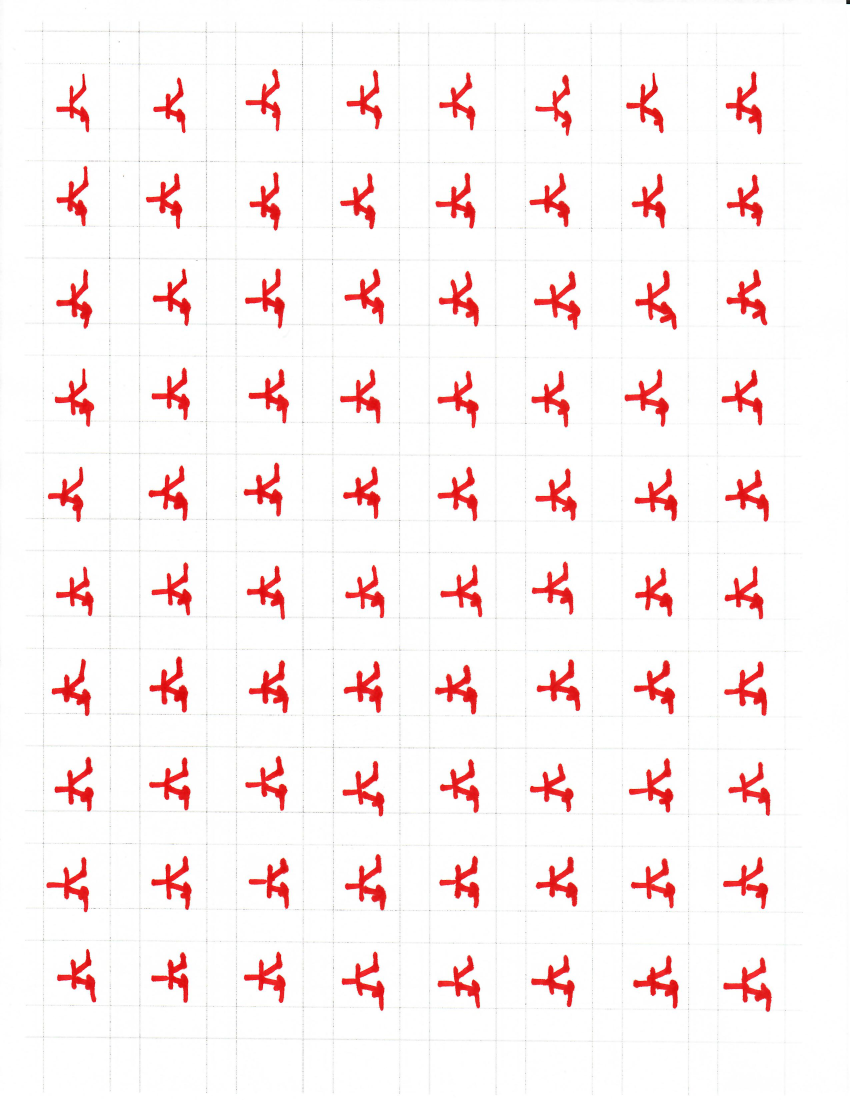
#> input picture assets/scan0013.jpg, 2550 x 3300 px (shown at 1/3 size); its folder holds 7 pictures in this run
$ jupyter execute --allow-errors segmentIndividualElements.ipynb   (shell and % lines are left out)   (older library calls are emulated)
#> lines starting #> are read from the running program, lines starting #| are printed output that depends on the picture; after the words box and inside, x2 and y2 are one past the last pixel; in counts of white or black regions, pixels touching at a corner belong together
[cell 1]
def remove_duplicates(__p):
    # remove duplicates from __p
    # https://stackoverflow.com/questions/21065347/remove-duplicates-in-two-dimensional-array-while-maintaining-sequence

    print("Number of contours:(removing duplicates)  ", len(__p))

    seen = set()
    newlist = []
    for item in __p:
        t = tuple(item[:4])
        if t not in seen:
            newlist.append(item)
            seen.add(t)

    for item in __p:
        t = tuple(item[:4])
        if t not in seen:
            print(t)

    print("Number of contours:(removed duplicates) ", len(seen))

    return newlist

[cell 2]
def remove_giant_boxes(seen):
    # destroy giant boxes
    width_list = []

    for p in seen:
        width_list.append(p[2])

    median_width = median(width_list)
    print("Median width: ", median_width)

    height_list = []

    for p in seen:
        height_list.append(p[3])

    median_height = median(height_list)
    print("Median height: ", median_height)

    giants_removed=[]

    for p in seen:
        if abs(p[2] - median_width) < median_width*1.5 and abs(p[3] - median_height) < median_height*1.5:
            giants_removed.append(p)

    return giants_removed

[cell 3]
def segment(name):
#> called with name = 'scan0013.jpg'
    import cv2
    import numpy as np
    from math import sqrt
    from statistics import median
    import os

    # Width of image you want to work with
    W = 850.
    # get original image
    oriimg =cv2.imread('assets/'+name,1)
#> oriimg is the input picture: shape (3300, 2550, 3); mean B, G, R 241.5, 241.5, 252.1
    height, width, depth = oriimg.shape
#> height = 3300; width = 2550; depth = 3
    # rescale to W width
    imgScale = W/width
#> imgScale = 0.333
    newX,newY = oriimg.shape[1]*imgScale, oriimg.shape[0]*imgScale
#> newX = 850; newY = 1100
    frame = cv2.resize(oriimg,(int(newX),int(newY)))

    # Convert BGR to HSV
    hsv = cv2.cvtColor(frame, cv2.COLOR_BGR2HSV)
#> hsv: shape (1100, 850, 3); mean H, S, V 11.4, 12.7, 252.4
    # define range of red color in HSV
    lower_blue = np.array([0,80,190])
    upper_blue = np.array([180,255,255])
    # Threshold the HSV image to get only red colors
    mask = cv2.inRange(hsv, lower_blue, upper_blue)
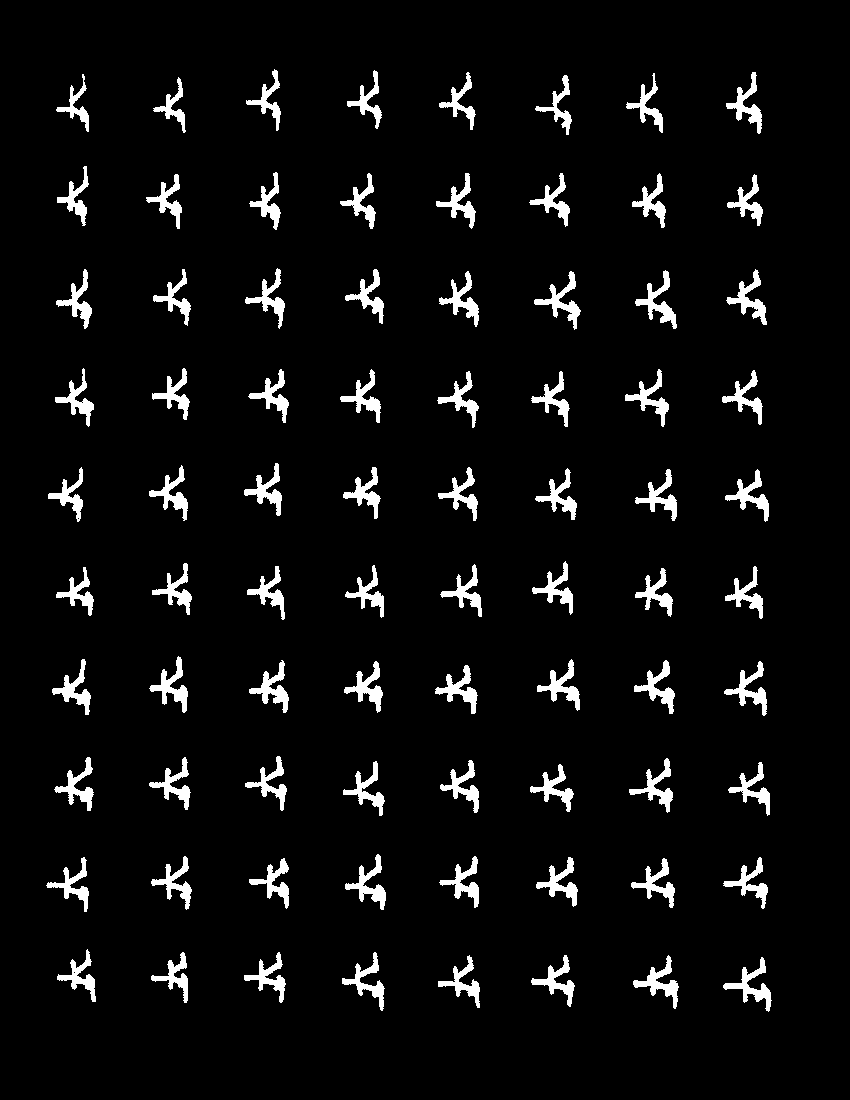
#> mask: shape (1100, 850); 5.5% white; 80 white regions, largest, box (x1, y1, x2, y2) and area: (723, 957, 772, 1012) 754, (534, 271, 581, 330) 744, (635, 270, 677, 329) 740

    #erode and dialate https://docs.opencv.org/3.0-beta/doc/py_tutorials/py_imgproc/py_morphological_ops/py_morphological_ops.html
    kernel = np.ones((3,3),np.uint8)
    mask = cv2.morphologyEx(mask, cv2.MORPH_OPEN, kernel)
#> mask: shape (1100, 850); 5.4% white; 81 white regions (1 under 20 px), largest, box (x1, y1, x2, y2) and area: (723, 958, 771, 1011) 737, (635, 271, 677, 329) 731, (534, 272, 580, 329) 730
    mask = cv2.morphologyEx(mask, cv2.MORPH_CLOSE, kernel)
#> mask: shape (1100, 850); 5.4% white; 80 white regions

    # Bitwise-AND mask and cv2.rectangle(frame,(x,y),(x+w,y+h),(0,255,0),5)original image
    res = cv2.bitwise_and(frame,frame, mask= mask)

    # contour around mask
    i, contours, heirarchy = cv2.findContours(mask, cv2.RETR_EXTERNAL, cv2.CHAIN_APPROX_SIMPLE)
#> contours = 80 contours; largest, box (x1, y1, x2, y2) and area: (534, 272, 580, 329) 631, (723, 958, 771, 1011) 624, (635, 271, 677, 329) 620, (249, 662, 289, 713) 616, (633, 956, 678, 1008) 616
    # cont_sorted contains the contours
    cont_sorted = sorted(contours, key=cv2.contourArea, reverse=True)[:]
#> cont_sorted has the same summary as contours

    print(len(cont_sorted))
#| 80

    _p=[]
    org = []
    #threshhold is 10 pixels for a 500 pixel wide image. scale accordingly
    width_thresh=5/500*W
    height_thresh=5/500*W

    # iterate through the contours
    for idx, c in enumerate(cont_sorted):
    #     get the bounding boxes
        x, y, w, h = cv2.boundingRect(c)
    #     only consider bounding boxes larger than thresh
        if(w > width_thresh or h > height_thresh):
            _p.append([x,y,w,h])
        #   _p now contains the bounding boxes of large contours
            cv2.rectangle(res,(x, y),(x+w,y+h),(0,255,0),1)
#> this loop made 80 passes
#> (x, y, w, h) on passes 1 to 12: (534, 272, 46, 57), (723, 958, 48, 53), (635, 271, 42, 58), (249, 662, 40, 51), (633, 956, 45, 52), (150, 657, 38, 55), (345, 855, 41, 55), (724, 662, 43, 53), (537, 660, 43, 50), (727, 270, 40, 55), (435, 665, 42, 49), (634, 661, 41, 53)
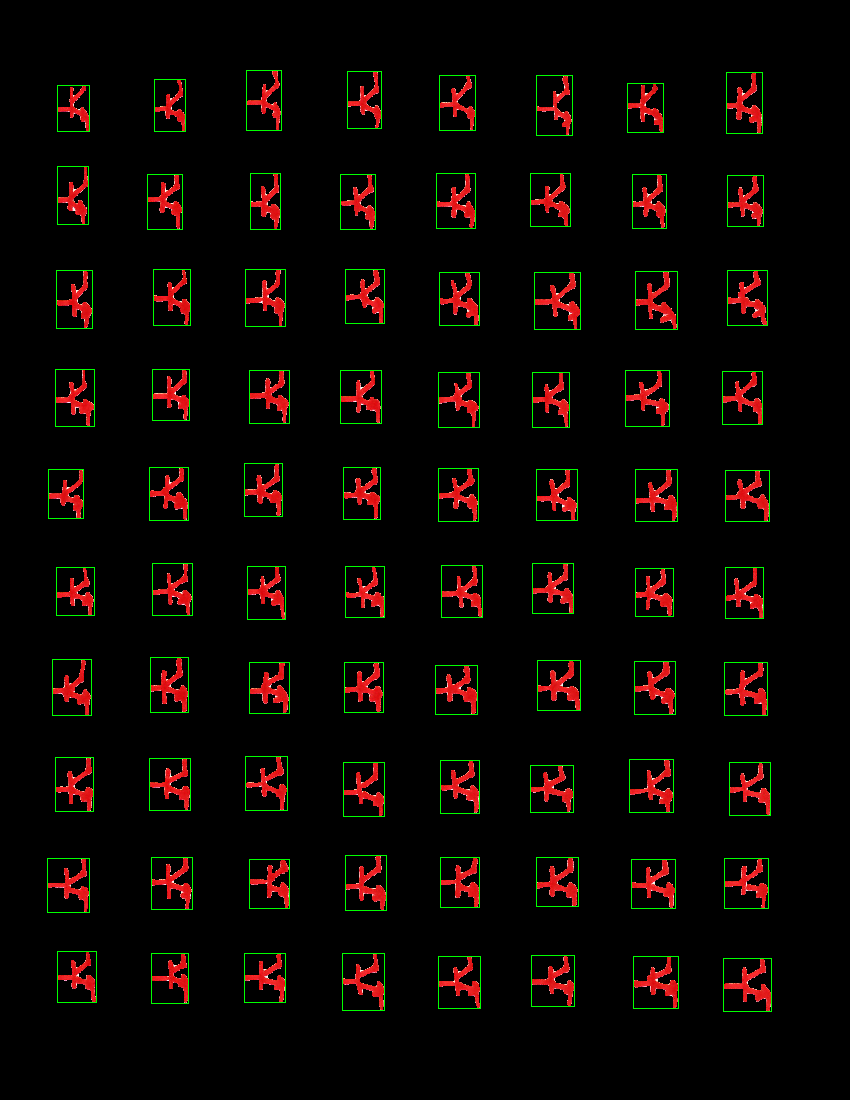
#> res: shape (1100, 850, 3); mean B, G, R 2.3, 6.2, 12.4

    org = _p
#> org = 80 items, first 6: [534, 272, 46, 57], [723, 958, 48, 53], [635, 271, 42, 58], [249, 662, 40, 51], [633, 956, 45, 52], [150, 657, 38, 55]

    helpful = 1

    while helpful == 1:
        helpful = 0
        print("Number of contours: ", len(_p))

        # __p will contain the bounding boxes of merged contours i.e. one box per schematic symbol
        __p=[]

        # iterate through each bounding box
        for idx1, p1 in enumerate(_p):
            done =0
        #     check all other bounding boxes for a box that's close to our box
            for idx2, p2 in enumerate(_p):
                x1 = p1[0]
                x2 = p2[0]
                y1 = p1[1]
                y2 = p2[1]
                w1 = p1[2]
                w2 = p2[2]
                h1 = p1[3]
                h2 = p2[3]
        #         if the bounding boxes are close together, merge them into one and put in __p
        #      multiplier should be 1.3 or more
                if idx1 != idx2:
                        close = 0
                        # if boxes are on same horizontal line
                        if abs((y1+h1/2)-(y2+h2/2)) < height_thresh:
                             if  (x1 < x2 and (abs(x2-(x1 + w1)) < min(w1, w2)/4)) or \
                                 (x2 < x1 and (abs(x1-(x2 + w2)) < min(w1, w2)/4)):
                                close = 1
                        # if boxes are on same vertical line
                        if abs((x1+w1/2)-(x2+w2/2)) < width_thresh:
                             if  (y1 < y2 and (abs(y2-(y1 + h1)) < min(h1, h2)/4)) or \
                                 (y2 < y1 and (abs(y1-(y2 + h2)) < min(h1, h2)/4)):
                                close = 1
                        if close == 1:
                            __p.append([
                                int(min(x1, x2)),
                                int(min(y1, y2)),
                                int((max(x1+w1, x2+w2)-min(x1, x2))),
                                int((max(y1+h1, y2+h2)-min(y1, y2)))
                            ])
                            done =1
                            helpful = 1
        #       didn't find a bounding box close to ours, so just add it to the __p list
            if done == 0:
                __p.append(p1)

        for p in __p:
            x = p[0]
            y=p[1]
            w=p[2]
            h=p[3]
            cv2.rectangle(res,(x, y),(x+w,y+h),(0,255,0),1)

        print("Reduced num boxes")
        print("Number of contours: ", len(__p))
        seen = remove_duplicates(__p)
        print("Removed Duplicates")
        print("Number of contours: ", len(seen))
        giants_removed = remove_giant_boxes(seen)
        print("Removed giant boxes")
        print("Number of contours: ", len(giants_removed))
        _p = giants_removed
#> this loop made 1 pass
#| Number of contours:  80
#> call 2 of segment, with name = 'org_02.jpg'
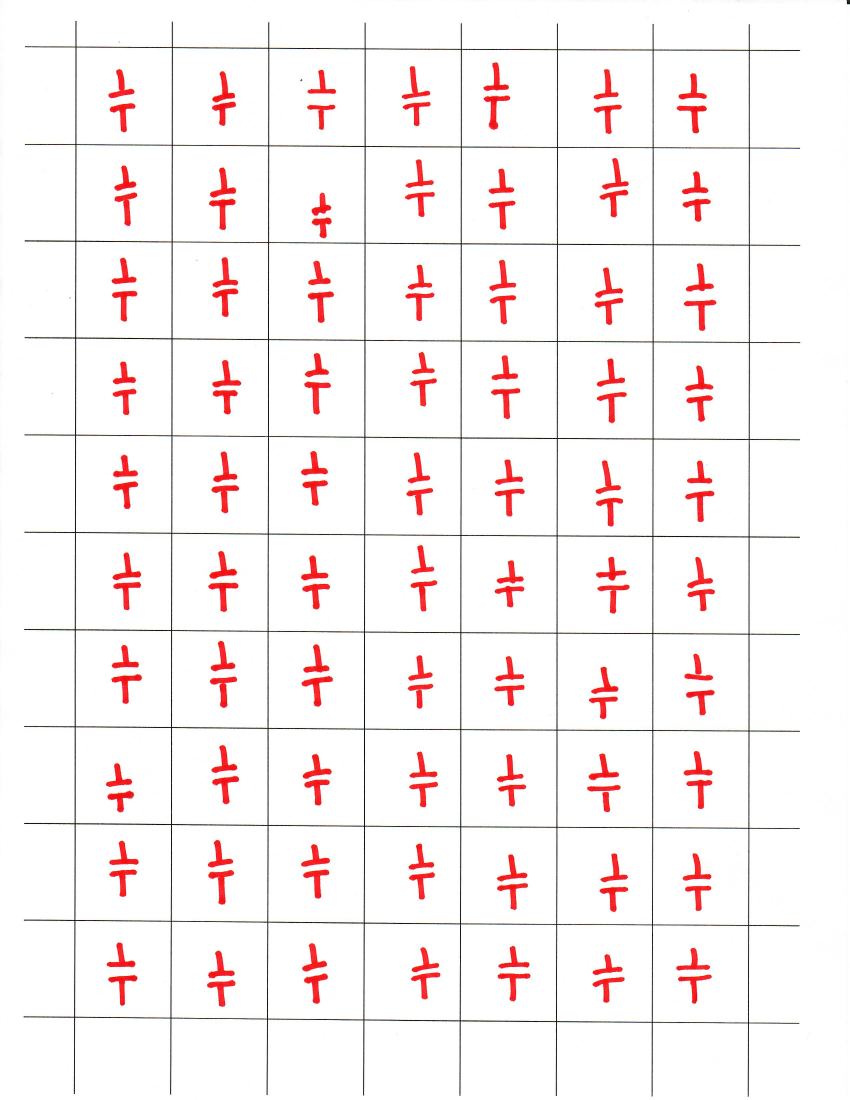
#> input picture assets/org_02.jpg, 2550 x 3300 px (shown at 1/3 size)
#> in segment, oriimg is the input picture: shape (3300, 2550, 3); mean B, G, R 242.3, 242.3, 250.1
#> in segment (call 2), `hsv = cv2.cvtColor(frame, cv2.COLOR_BGR2HSV)`: hsv: shape (1100, 850, 3); mean H, S, V 13.1, 10.9, 250.6
#> in segment (call 2), `mask = cv2.inRange(hsv, lower_blue, upper_blue)`: mask: shape (1100, 850); 3.8% white; 327 white regions (186 under 20 px), largest, box (x1, y1, x2, y2) and area: (301, 676, 333, 707) 310, (208, 870, 234, 905) 310, (684, 300, 716, 331) 304
#> in segment (call 2), `mask = cv2.morphologyEx(mask, cv2.MORPH_OPEN, kernel)`: mask: shape (1100, 850); 3.6% white; 141 white regions, largest, box (x1, y1, x2, y2) and area: (209, 870, 234, 904) 305, (302, 676, 333, 706) 303, (685, 300, 716, 331) 300
#> in segment (call 2), `mask = cv2.morphologyEx(mask, cv2.MORPH_CLOSE, kernel)`: mask: shape (1100, 850); 3.7% white; 139 white regions
#> in segment (call 2), `i, contours, heirarchy = cv2.findContours(mask, cv2.RETR_EXTERNAL, cv2..`: contours = 139 contours; largest, box (x1, y1, x2, y2) and area: (213, 71, 236, 125) 377, (209, 870, 234, 904) 254, (302, 676, 333, 706) 252, (685, 300, 716, 331) 244, (485, 96, 510, 129) 239
#> in segment (call 2), `cont_sorted = sorted(contours, key=cv2.contourArea, reverse=True)[:]`: cont_sorted has the same summary as contours
#| 139
#> the loop in segment (call 2), `for idx, c in enumerate(cont_sorted):` made 139 passes
#> (x, y, w, h) on passes 1 to 12: (213, 71, 23, 54), (209, 870, 25, 34), (302, 676, 31, 30), (685, 300, 31, 31), (485, 96, 25, 33), (210, 677, 27, 30), (305, 382, 26, 32), (112, 674, 30, 30), (308, 292, 25, 31), (686, 491, 28, 31), (209, 583, 29, 28), (212, 485, 27, 28)
#> after the loop in segment (call 2), `for idx, c in enumerate(cont_sorted):`: res: shape (1100, 850, 3); mean B, G, R 1.5, 5.3, 8.6
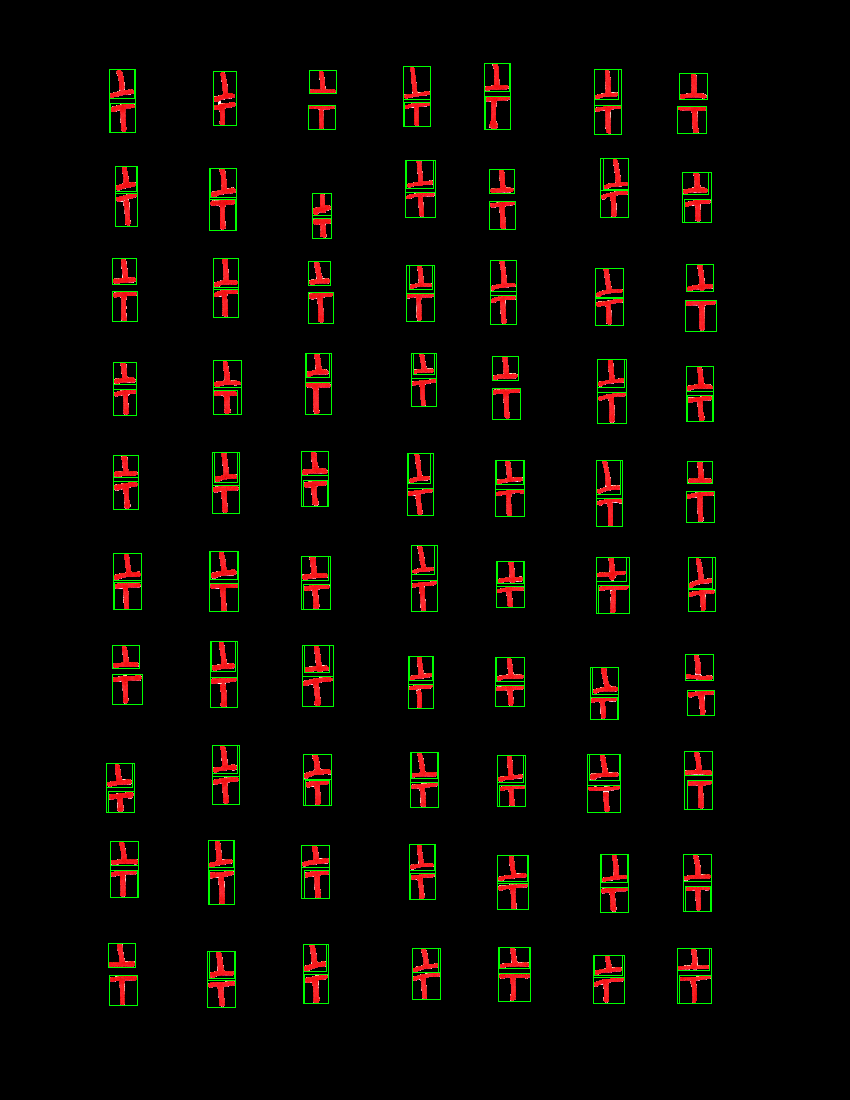
#> res: shape (1100, 850, 3); mean B, G, R 1.5, 6.1, 8.6

    print("Number of contours: ", len(_p))

    # iterate through all the bounding boxes for schematic symbols
    for idx, p in enumerate(_p):
        x = p[0]
        y = p[1]
        w = p[2]
        h = p[3]

        H = max(w, h)
        W = H

        x_center = x+w/2
        y_center = y+h/2

        X = int(x_center - W/2)
        Y = int(y_center - H/2)

        roi_alpha = 0

        roi = frame[int(Y-H*roi_alpha):int(Y+(1+roi_alpha)*H), int(X-W*roi_alpha):int(X+(1+roi_alpha)*W)]

        newpath = "./assets/" + name.split('.')[0]
        if not os.path.exists(newpath):
            os.makedirs(newpath)

        cv2.imwrite("./assets/" + name.split('.')[0] + "/" + str(idx) + ".png", roi)

        cv2.rectangle(frame,(X, Y),(X+W,Y+H),(0,255,0),1)


    cv2.imshow('mask',mask)
    cv2.imshow('res',res)
    cv2.imshow('frame',frame)

    k = cv2.waitKey(0) & 0xFF

    if k == 27:         # wait for ESC key to exit
        cv2.destroyAllWindows()
